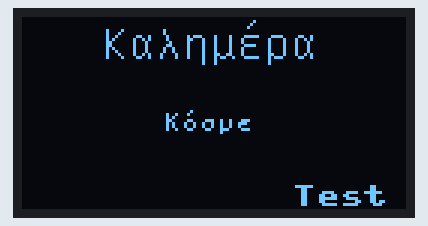
A program run on a simulated MicroPython board. On the bench: 128×64 one-colour display. Library files of the repository ran but are not shown: ssd1306.py, ezFBfont.py, my_unifont_15_1_05.py; what the program prints to the serial console is not drawn. At 0.1 s the program stops and its outputs stay as they are.

Above: at 0.1 s.

The program:

main.py
```python
from machine import Pin, I2C
from ssd1306 import SSD1306_I2C
from ezFBfont import ezFBfont
import gc

import my_unifont_15_1_05 as font1 #Εισαγωγή μεταφρασμένης γραμματοσειράς
import my_b10 as font2

i2c = I2C(0, sda = Pin(21), scl = Pin(22), freq = 400000)
display = SSD1306_I2C( width=128, height=64, i2c=i2c, addr=0x3c, external_vcc=False )
display.fill(0) #Καθαρίζει οθόνη

#Δημιουργία στιγμιοτύπου
font = ezFBfont(display, font1,
                halign='center',
                valign='top',
                hgap=1,
                verbose=True)

font1 = ezFBfont(display, font2,
                halign='center',
                valign='top',
                hgap=1,
                verbose=True)

font.write("Καλημέρα\n", 63, 0) #Εγγραφή στο Framebuffer
font1.write("Κόσμε\n", 63, 31)
display.text("Test", 90, 56)
display.show() #Παρουσίασε στην οθόνη
print(gc.mem_alloc())
print(gc.mem_free())
gc.collect()
print(gc.mem_alloc())
print(gc.mem_free())
```

my_b10.py
```python
# Code generated by bdf2dict.py
# Font: b10
# Cmd: ['bdf2dict.py'], ['b10.bdf', 'my_', 'charset.txt']
# Date: 2025-10-20 18:09:13
'''
    Original Copyright, Comments and Notices from source:

    COMMENT "(c) Copyright 2000-2003 /efont/ The Electronic Font Open Laboratory."
'''
version = '0.33'
name = '-efont-biwidth-medium-r-normal--10-100-75-75-p-50-iso10646-1'
family = 'biwidth'
weight = 'medium'
size = 10

def height():
    return 8

def baseline():
    return 7

def max_width():
    return 5

def hmap():
    return True

def reverse():
    return False

def monospaced():
    return True

def min_ch():
    return 32

def max_ch():
    return 974

_g = {
  32:b'\x00\x00\x00\x00\x00\x00\x00\x00',
  33:b'\x00    \x00 \x00',
  34:b'\x00PPP\x00\x00\x00\x00',
  35:b'PP\xf8P\xf8PP\x00',
  36:b' p\xa0p(p \x00',
  37:b'\x00@P P\x10\x00\x00',
  38:b'@\xa0\xa0@\xa0\xa0P\x00',
  39:b'\x00   \x00\x00\x00\x00',
  40:b'\x00 @@@@ \x00',
  41:b'\x00@    @\x00',
  42:b'\x00\x00\x90`\xf0`\x90\x00',
  43:b'\x00\x00  \xf8  \x00',
  44:b'\x00\x00\x00\x00\x000 @',
  45:b'\x00\x00\x00\x00\xf0\x00\x00\x00',
  46:b'\x00\x00\x00\x00\x00 p ',
  47:b'\x00\x10\x10 @\x80\x80\x00',
  48:b'\x00 PPPP \x00',
  49:b'\x00 `   p\x00',
  50:b'\x00`\x90\x10`\x80\xf0\x00',
  51:b'\x00\xf0 `\x10\x90`\x00',
  52:b'\x00 `\xa0\xf0  \x00',
  53:b'\x00\xf0\x80\xe0\x10\x90`\x00',
  54:b'\x00`\x80\xe0\x90\x90`\x00',
  55:b'\x00\xf0\x10  @@\x00',
  56:b'\x00`\x90`\x90\x90`\x00',
  57:b'\x00`\x90\x90p\x10`\x00',
  58:b'\x00\x00``\x00``\x00',
  59:b'\x00\x0000\x000 @',
  60:b'\x00\x10 @@ \x10\x00',
  61:b'\x00\x00\x00\xf0\x00\xf0\x00\x00',
  62:b'\x00@ \x10\x10 @\x00',
  63:b'\x00 P\x10 \x00 \x00',
  64:b'0H\x98\xa8\xa8\x90@0',
  65:b'\x00`\x90\x90\xf0\x90\x90\x00',
  66:b'\x00\xe0\x90\xe0\x90\x90\xe0\x00',
  67:b'\x00`\x90\x80\x80\x90`\x00',
  68:b'\x00\xe0\x90\x90\x90\x90\xe0\x00',
  69:b'\x00\xf0\x80\xe0\x80\x80\xf0\x00',
  70:b'\x00\xf0\x80\xe0\x80\x80\x80\x00',
  71:b'\x00`\x90\x80\xb0\x90`\x00',
  72:b'\x00\x90\x90\xf0\x90\x90\x90\x00',
  73:b'\x00p    p\x00',
  74:b'\x00p   \xa0@\x00',
  75:b'\x00\x90\xa0\xc0\xa0\xa0\x90\x00',
  76:b'\x00\x80\x80\x80\x80\x80\xf0\x00',
  77:b'\x00\x90\xf0\xf0\x90\x90\x90\x00',
  78:b'\x00\x90\xd0\xf0\xb0\xb0\x90\x00',
  79:b'\x00`\x90\x90\x90\x90`\x00',
  80:b'\x00\xe0\x90\x90\xe0\x80\x80\x00',
  81:b'\x00`\x90\x90\xd0\xb0`\x10',
  82:b'\x00\xe0\x90\x90\xe0\x90\x90\x00',
  83:b'\x00`\x90@ \x90`\x00',
  84:b'\x00p     \x00',
  85:b'\x00\x90\x90\x90\x90\x90`\x00',
  86:b'\x00\x90\x90\x90\x90``\x00',
  87:b'\x00\x90\x90\x90\xf0\xf0\x90\x00',
  88:b'\x00\x90\x90``\x90\x90\x00',
  89:b'\x00\x88\x88P   \x00',
  90:b'\x00\xf0\x10 @\x80\xf0\x00',
  91:b'\x00p@@@@p\x00',
  92:b'\x00\x80\x80@ \x10\x10\x00',
  93:b'\x00p\x10\x10\x10\x10p\x00',
  94:b'\x00 P\x00\x00\x00\x00\x00',
  96:b'\x00@ \x00\x00\x00\x00\x00',
  97:b'\x00\x00\x00p\x90\x90p\x00',
  98:b'\x00\x80\x80\xe0\x90\x90\xe0\x00',
  99:b'\x00\x00\x000@@0\x00',
  100:b'\x00\x10\x10p\x90\x90p\x00',
  101:b'\x00\x00\x00`\xb0\xc0`\x00',
  102:b'\x00 P@\xe0@@\x00',
  103:b'\x00\x00\x00`\x90p\x10`',
  104:b'\x00\x80\x80\xe0\x90\x90\x90\x00',
  105:b'\x00 \x00`  p\x00',
  106:b'\x00\x10\x00\x10\x10\x10P ',
  107:b'\x00\x80\x80\x90\xe0\x90\x90\x00',
  108:b'\x00`    p\x00',
  109:b'\x00\x00\x00\xd0\xa8\xa8\xa8\x00',
  110:b'\x00\x00\x00\xe0\x90\x90\x90\x00',
  111:b'\x00\x00\x00`\x90\x90`\x00',
  112:b'\x00\x00\x00\xe0\x90\xe0\x80\x80',
  113:b'\x00\x00\x00p\x90p\x10\x10',
  114:b'\x00\x00\x00\xa0\xd0\x80\x80\x00',
  115:b'\x00\x00\x000`\x10`\x00',
  116:b'\x00@@\xe0@P \x00',
  117:b'\x00\x00\x00\x90\x90\x90p\x00',
  118:b'\x00\x00\x00PPP \x00',
  119:b'\x00\x00\x00\x88\xa8\xa8P\x00',
  120:b'\x00\x00\x00\x90``\x90\x00',
  121:b'\x00\x00\x00\x90\x90p\x90`',
  122:b'\x00\x00\x00\xf0 @\xf0\x00',
  123:b'0@ \xc0 @0\x00',
  124:b'\x00      \x00',
  125:b'\xc0 @0@ \xc0\x00',
  126:b'\x00P\xa0\x00\x00\x00\x00\x00',
  902:b' @`\x90\xf0\x90\x90\x00',
  904:b' @\xf0\x80\xe0\x80\xf0\x00',
  905:b' @\x90\x90\xf0\x90\x90\x00',
  906:b'\x10 p   p\x00',
  908:b' @`\x90\x90\x90`\x00',
  910:b'\x10 \x88P   \x00',
  911:b'\x10 p\x88\x88P\xd8\x00',
  913:b'\x00`\x90\x90\xf0\x90\x90\x00',
  914:b'\x00\xe0\x90\xe0\x90\x90\xe0\x00',
  915:b'\x00\xf0\x80\x80\x80\x80\x80\x00',
  916:b'\x00  PP\x88\xf8\x00',
  917:b'\x00\xf0\x80\xe0\x80\x80\xf0\x00',
  918:b'\x00\xf0\x10 @\x80\xf0\x00',
  919:b'\x00\x90\x90\xf0\x90\x90\x90\x00',
  920:b'\x00`\x90\xf0\x90\x90`\x00',
  921:b'\x00p    p\x00',
  922:b'\x00\x90\xa0\xc0\xa0\xa0\x90\x00',
  923:b'\x00``\x90\x90\x90\x90\x00',
  924:b'\x00\x90\xf0\xf0\x90\x90\x90\x00',
  925:b'\x00\x90\xd0\xf0\xb0\xb0\x90\x00',
  926:b'\x00\xf0\x00`\x00\x00\xf0\x00',
  927:b'\x00`\x90\x90\x90\x90`\x00',
  928:b'\x00\xf0\x90\x90\x90\x90\x90\x00',
  929:b'\x00\xe0\x90\x90\xe0\x80\x80\x00',
  931:b'\x00\xf0\x80@@\x80\xf0\x00',
  932:b'\x00p     \x00',
  933:b'\x00\x88\x88P   \x00',
  934:b'\x00 p\xa8\xa8p \x00',
  935:b'\x00\x90\x90``\x90\x90\x00',
  936:b'\x00\xa8\xa8p   \x00',
  937:b'\x00p\x88\x88\x88P\xd8\x00',
  940:b' @\x00p\x90\x90p\x00',
  941:b' @\x00p\xe0\x80p\x00',
  942:b' @\x00\xa0\xd0\x90\x90\x10',
  943:b' @\x00@@P \x00',
  945:b'\x00\x00\x00p\x90\x90p\x00',
  946:b'\x00`\x90\xe0\x90\x90\xe0\x80',
  947:b'\x00\x00\x00PPP  ',
  948:b'\x00`\x80`\x90\x90`\x00',
  949:b'\x00\x00\x00p\xe0\x80p\x00',
  950:b'\x00\x00\xf0@\x80`\x10 ',
  951:b'\x00\x00\x00\xa0\xd0\x90\x90\x10',
  952:b'\x00`\x90\xf0\x90\x90`\x00',
  953:b'\x00\x00\x00@@P \x00',
  954:b'\x00\x00\x00\x90\xe0\xa0\x90\x00',
  955:b'\x00\xe0\x10p\x90\x90\x90\x00',
  956:b'\x00\x00\x00\x90\x90\x90\xe0\x80',
  957:b'\x00\x00\x00PP  \x00',
  958:b'\x00\xf0@`\x80`\x10`',
  959:b'\x00\x00\x00`\x90\x90`\x00',
  960:b'\x00\x00\x00\xf8PPP\x00',
  961:b'\x00\x00\x00`\x90\x90\xe0\x80',
  962:b'\x00\x00\x00`\x80`\x10`',
  963:b'\x00\x00\x00p\x90\x90`\x00',
  964:b'\x00\x00\x00\xf0@P \x00',
  965:b'\x00\x00\x00\x90\x90\x90`\x00',
  966:b'\x00\x00\x00\xb0\xa8\xa8p ',
  967:b'\x00\x00\x00PP PP',
  968:b'\x00\x00\x00\xa8\xa8p  ',
  969:b'\x00\x00\x00\x88\xa8\xa8P\x00',
  972:b' @\x00`\x90\x90`\x00',
  973:b' @\x00\x90\x90\x90`\x00',
  974:b'\x10 \x00\x88\xa8\xa8P\x00',
}

def get_ch(ch):
    c = ord(ch)
    if c not in _g.keys():
        return None, 0, 0
    return memoryview(_g[c]), 8, 5
```
